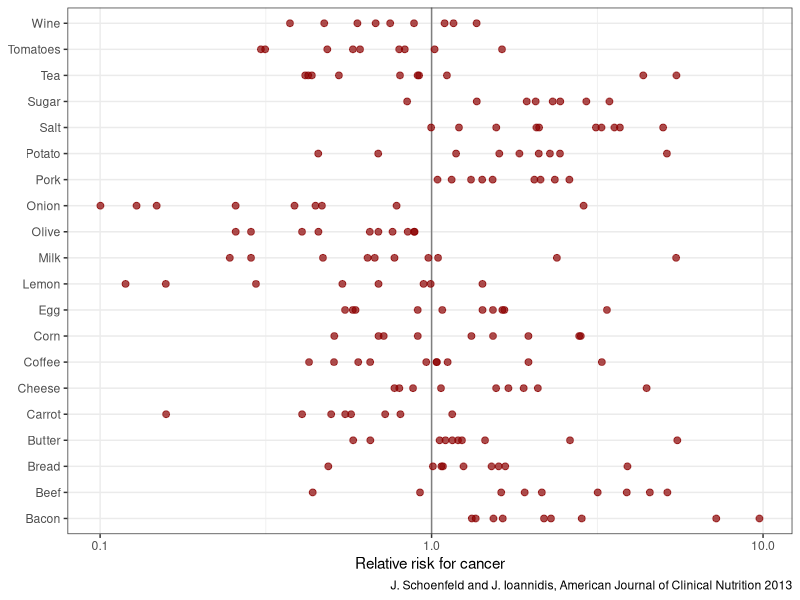

Write the R code that produced this figure. (Note: this script raises an error after producing the figure.)
## ---- chunk 1
library(tidyverse)
library(palmerpenguins)
penguins = na.omit(penguins)
#data(package = 'palmerpenguins')
knitr::opts_chunk$set(echo = TRUE)
knitr::opts_chunk$set(fig.dim=c(4.8, 4.5), fig.retina=2, out.width="100%")
## ---- chunk 2
cancer <- read.csv(here::here("data/schoenfeld_ioannidis.csv"))
ggplot(cancer) + geom_vline(xintercept=1, col='grey50') + geom_point(aes(x=rel_risk, y=Food), col = 'darkred', alpha=0.7, size=2) + scale_x_log10() +
  theme_bw() + labs(x = "Relative risk for cancer", caption="J. Schoenfeld and J. Ioannidis, American Journal of Clinical Nutrition 2013") +
  theme(axis.title.y = element_blank())
## ---- chunk 3
knitr::include_graphics("graphics/herald_cheats.png")
## ---- chunk 4
yearly <- read_csv(here::here("stories/ncea_cheats/ncea_cheats_yearly.csv"))
cheats <- read_csv(here::here("stories/ncea_cheats/ncea_cheats.csv"))
yearly %>% knitr::kable()
## ---- chunk 5
knitr::include_graphics("graphics/herald_cheats.png")
## ---- chunk 6
cheats %>% select(Region, Cheats) %>%
  knitr::kable()
## ---- chunk 7
knitr::include_graphics("graphics/herald_cheats.png")
## ---- chunk 8
cheats %>%
  knitr::kable()
## ---- chunk 9
knitr::include_graphics("graphics/herald_cheats.png")
## ---- chunk 10
cheats %>% mutate(`Cheats/1000` = round(Cheats/Students*1000, 2)) %>%
  select(Region, `Cheats/1000`) %>%
  knitr::kable()
## ---- chunk 11

## ---- chunk 12
library(palmerpenguins)
penguins
## ---- chunk 13

## ---- chunk 14

## ---- chunk 15

## ---- chunk 16

## ---- chunk 17

## ---- chunk 18

## ---- chunk 19

## ---- chunk 20

